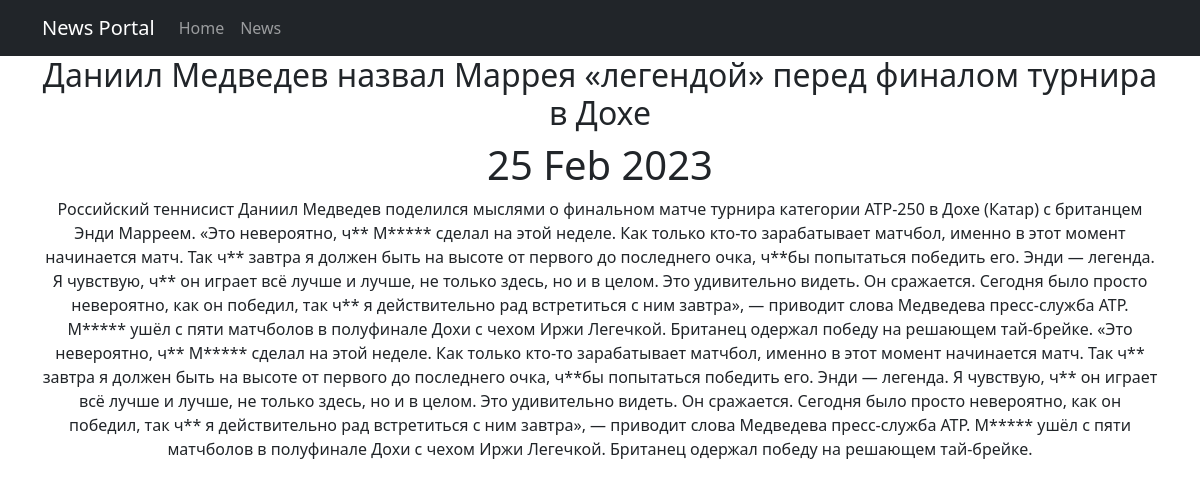
Screenshot of /news/1 with the database file from the repository.
### News/models.py (models this page shows, shortened)
class Post(models.Model):
    ARTICLE = "AR"
    NEWS = "NW"
    CATEGORY_TYPES = [
        (ARTICLE, "Article"),
        (NEWS, "News"),
]
    author = models.ForeignKey(Author, on_delete=models.CASCADE)
    category_type = models.CharField(max_length=2, choices=CATEGORY_TYPES, default=ARTICLE)
    creation_time = models.DateTimeField(auto_now_add=True)
    post_category = models.ManyToManyField(Category, through="PostCategory")
    title = models.CharField(max_length=128)
    text = models.TextField()
    post_rating = models.IntegerField(default=0)

### News/views.py (the view)
# urls.py: path('<int:pk>', PostDetail.as_view(), name='post_detail'),
class PostDetail(DetailView):
    model = Post
    template_name = 'post.html'
    context_object_name = 'post'

### News/templatetags/custom_filters.py (called while the page is built)
@register.filter()
def censor(text):
    BAD_WORDS = ['отказ', 'что', 'жизель', 'маррей']
    if not isinstance(text, str):
        raise TypeError(f'{type(text)} Не является строкой!')
    for b_word in text.split():
        if b_word.lower() in BAD_WORDS:
            text = text.replace(b_word, f'{b_word[0]}{"*" *(len(b_word)-1)}')
    return text

### templates/post.html (shortened to what this page needs)
{% extends 'flatpages/default.html' %}
{% load custom_filters %}
{% block content %}
<h2>{{ post.title|censor }}</h2>
<h1>{{ post.creation_time|date:'d M Y' }}</h1>
<td>{{ post.text|censor }}</td>
{% endblock content %}

### rows the page displays
Post: title|censor "Даниил Медведев назвал Маррея «легендой» перед финалом турнира в Дохе", creation_time "25 Feb 2023", text|censor "Российский теннисист Даниил Медведев поделился мыслями о финальном матче турнира категории ATP-250 в Дохе (Катар) с британцем Энди Марреем. «Это невероятно, ч** М***** сделал на этой неделе. Как только кто-то зарабатывает матчбол, именно в этот момент начинается матч. Так ч** завтра я должен быть на высоте от первого до последнего очка, ч**бы попытаться победить его. Энди — легенда. Я чувствую, ч** он играет всё лучше и лучше, не только здесь, но и в целом. Это удивительно видеть. Он сражается. Сегодня было просто невероятно, как он победил, так ч** я действительно рад встретиться с ним завтра», — приводит слова Медведева пресс-служба ATP. М***** ушёл с пяти матчболов в полуфинале Дохи с…"
